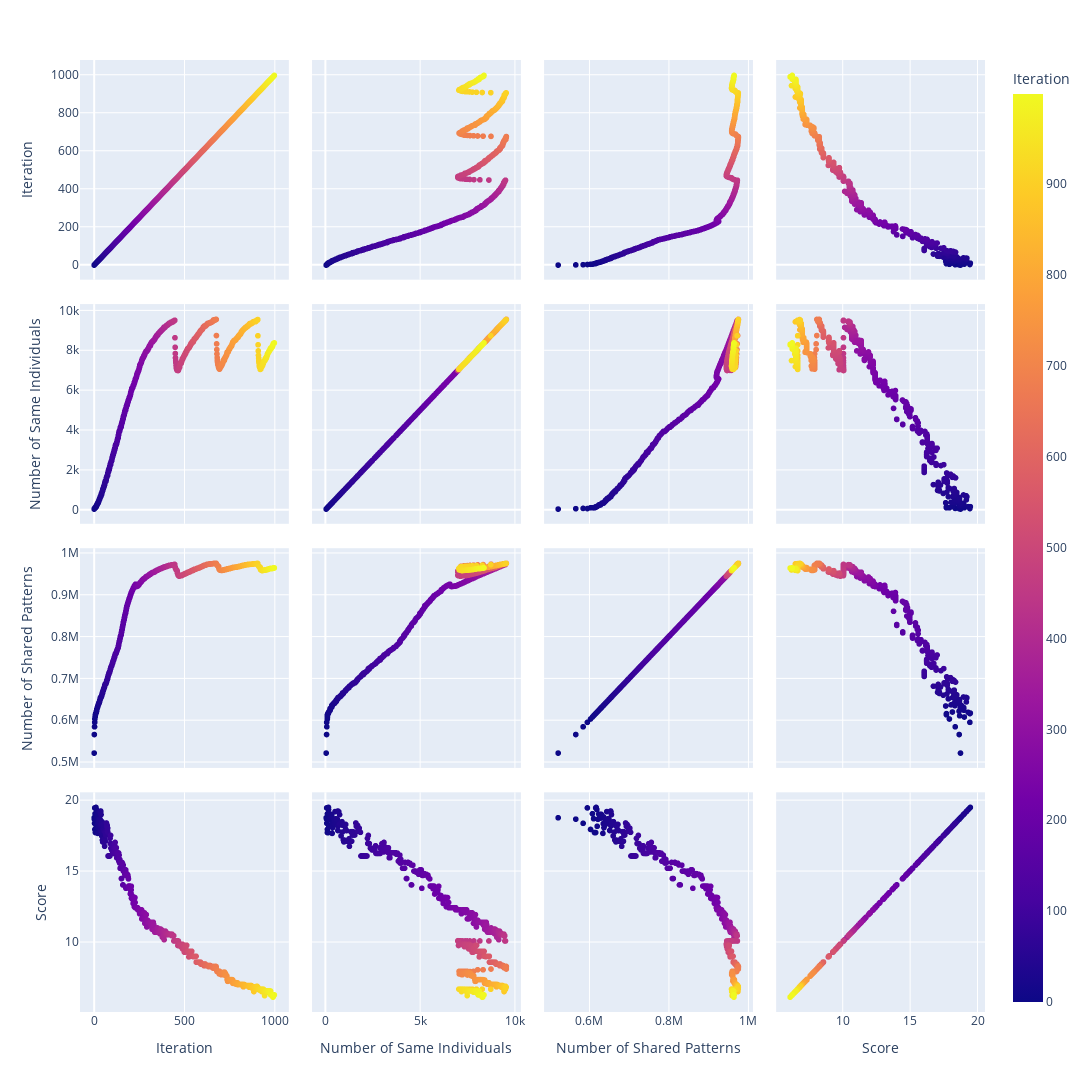

Here is the notebook cell this chart was saved with:
### Code cell
px.scatter_matrix(results[["Iteration",'Number of Same Individuals',"Number of Shared Patterns","Score"]].iloc[:1000], width=1200, height=1200,color="Iteration")

### Figure 1 — Plotly figure (JSON) as saved in the notebook; plotly's stock layout.template omitted (floating-point values rounded to 4 significant figures; data arrays with more than 128 entries replaced by an {"elided": "..."} marker saying what was removed)
{"data": [{"dimensions": [{"axis": {"matches": true}, "label": "Iteration", "values": {"elided": "1000 int values"}}, {"axis": {"matches": true}, "label": "Number of Same Individuals", "values": {"elided": "1000 int values"}}, {"axis": {"matches": true}, "label": "Number of Shared Patterns", "values": {"elided": "1000 int values"}}, {"axis": {"matches": true}, "label": "Score", "values": {"elided": "1000 float values"}}], "hovertemplate": "%{xaxis.title.text}=%{x}<br>%{yaxis.title.text}=%{y}<br>Iteration=%{marker.color}<extra></extra>", "legendgroup": "", "marker": {"color": {"elided": "1000 int values"}, "coloraxis": "coloraxis", "symbol": "circle"}, "name": "", "showlegend": false, "type": "splom"}], "layout": {"coloraxis": {"colorbar": {"title": {"text": "Iteration"}}, "colorscale": [[0, "#0d0887"], [0.1111, "#46039f"], [0.2222, "#7201a8"], [0.3333, "#9c179e"], [0.4444, "#bd3786"], [0.5556, "#d8576b"], [0.6667, "#ed7953"], [0.7778, "#fb9f3a"], [0.8889, "#fdca26"], [1, "#f0f921"]]}, "dragmode": "select", "height": 1200, "legend": {"tracegroupgap": 0}, "margin": {"t": 60}, "width": 1200}}
